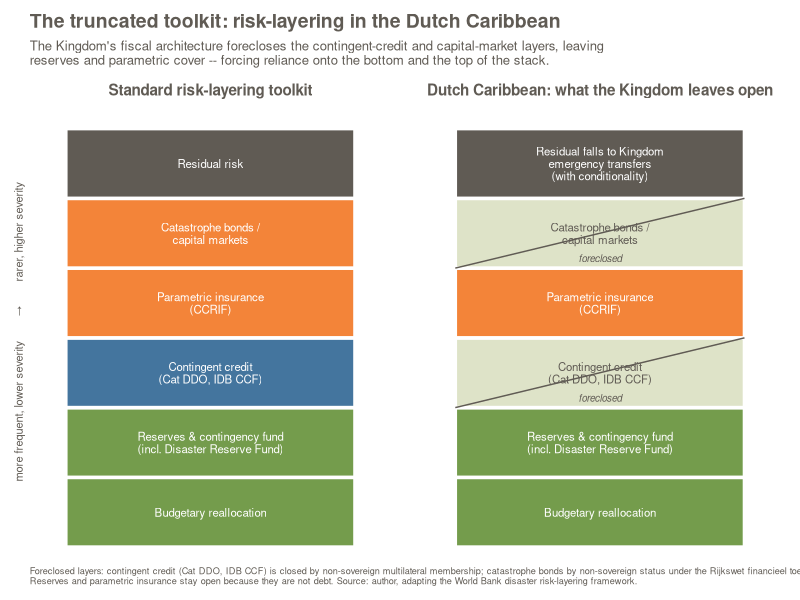

Generate this figure with R:
# WP-2026-02 Figure: The truncated toolkit -- risk-layering in the Dutch Caribbean
# Iteration: 2  (fix: y-axis direction labels were clipped; moved to axis title + margin)
library(ggplot2)

# LovelyData palette
blue  <- "#44759e"; orange <- "#f38439"; beige <- "#dee3c8"
green <- "#749c4c"; grey   <- "#605b54"

outdir <- "C:/Users/Rendell CE/Documents/GitHub/knowledge-hub/01-projects/wp-2026-02-reserve-adequacy/figures"

# Risk-layering stack, bottom (frequent/low-severity) -> top (rare/high-severity)
layers <- data.frame(
  idx = 1:6,
  label = c("Budgetary reallocation",
            "Reserves & contingency fund\n(incl. Disaster Reserve Fund)",
            "Contingent credit\n(Cat DDO, IDB CCF)",
            "Parametric insurance\n(CCRIF)",
            "Catastrophe bonds /\ncapital markets",
            "Residual risk"),
  category = c("Retention","Retention","Contingent debt",
               "Risk transfer","Risk transfer","Residual"),
  stringsAsFactors = FALSE)
layers$ymin <- layers$idx - 1
layers$ymax <- layers$idx

catcol <- c("Retention"=green, "Contingent debt"=blue,
            "Risk transfer"=orange, "Residual"=grey)

# Two panels: full standard stack vs the Dutch Caribbean's reachable stack
full <- layers; full$panel <- "Standard risk-layering toolkit"; full$foreclosed <- FALSE
full$fill <- catcol[full$category]

dc <- layers; dc$panel <- "Dutch Caribbean: what the Kingdom leaves open"
dc$foreclosed <- dc$idx %in% c(3, 5)                 # contingent credit + cat bonds
dc$fill <- ifelse(dc$foreclosed, beige, catcol[dc$category])
dc$label[dc$idx == 6] <- "Residual falls to Kingdom\nemergency transfers\n(with conditionality)"

blocks <- rbind(full, dc)
blocks$panel <- factor(blocks$panel,
                       levels = c("Standard risk-layering toolkit",
                                  "Dutch Caribbean: what the Kingdom leaves open"))
blocks$xmin <- 0.6; blocks$xmax <- 1.4
blocks$txtcol <- ifelse(blocks$fill == beige, grey, "white")

fore <- subset(blocks, foreclosed)                    # for the diagonal "cut-out" marks

p <- ggplot(blocks) +
  geom_rect(aes(xmin = xmin, xmax = xmax, ymin = ymin, ymax = ymax, fill = fill),
            colour = "white", linewidth = 1.2) +
  geom_segment(data = fore, aes(x = xmin, y = ymin, xend = xmax, yend = ymax),
               colour = grey, linewidth = 0.5, linetype = "solid") +
  geom_text(aes(x = (xmin + xmax) / 2, y = (ymin + ymax) / 2,
                label = label, colour = txtcol), size = 2.9, lineheight = 0.9) +
  geom_text(data = fore, aes(x = (xmin + xmax) / 2, y = ymin + 0.14,
                label = "foreclosed"), colour = grey, size = 2.5, fontface = "italic") +
  scale_fill_identity() + scale_colour_identity() +
  facet_wrap(~panel) +
  scale_x_continuous(limits = c(0.5, 1.5), breaks = NULL, expand = c(0, 0)) +
  scale_y_continuous(breaks = NULL, expand = expansion(mult = c(0.03, 0.06))) +
  labs(
    title = "The truncated toolkit: risk-layering in the Dutch Caribbean",
    subtitle = "The Kingdom's fiscal architecture forecloses the contingent-credit and capital-market layers, leaving\nreserves and parametric cover -- forcing reliance onto the bottom and the top of the stack.",
    x = NULL,
    y = "more frequent, lower severity        →        rarer, higher severity",
    caption = paste0(
      "Foreclosed layers: contingent credit (Cat DDO, IDB CCF) is closed by non-sovereign multilateral membership; catastrophe bonds by non-sovereign status under the Rijkswet financieel toezicht.\n",
      "Reserves and parametric insurance stay open because they are not debt. Source: author, adapting the World Bank disaster risk-layering framework.")) +
  theme_minimal(base_size = 11) +
  theme(
    plot.background = element_rect(fill = "white", colour = NA),
    panel.background = element_rect(fill = "white", colour = NA),
    panel.grid = element_blank(),
    panel.spacing = unit(1.4, "lines"),
    plot.margin = margin(10, 14, 10, 10),
    strip.text = element_text(face = "bold", size = 11, colour = grey),
    plot.title = element_text(face = "bold", size = 14, colour = grey),
    plot.subtitle = element_text(size = 9.5, colour = grey),
    plot.caption = element_text(size = 6.6, colour = grey, hjust = 0),
    axis.title.y = element_text(size = 8, colour = grey),
    axis.text = element_blank())

ggsave(file.path(outdir, "truncated_toolkit.png"), p,
       width = 10, height = 6.5, dpi = 200, bg = "white")
cat("done\n")
